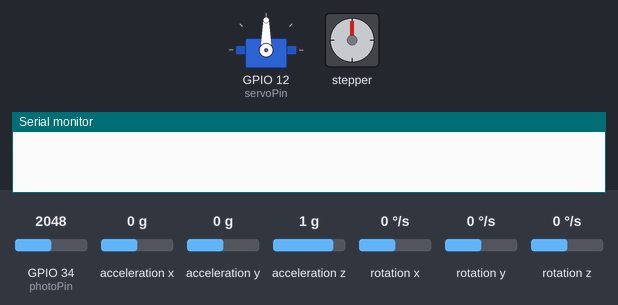
The sketch below on a simulated ESP32. Shown: servo, stepper motor, the last lines printed to the serial monitor. The inputs (shaded band) are chosen by the test bench; at power-on: rotation z 0 °/s, GPIO 34 (photoPin) = 2048, acceleration x 0 g, acceleration y 0 g, acceleration z 1 g, rotation x 0 °/s, rotation y 0 °/s. Stepper angles assume 2048 steps per turn.

Above: at 3.2 s.
3.3 s: rotation z set to -192 °/s
At 4.0 s:
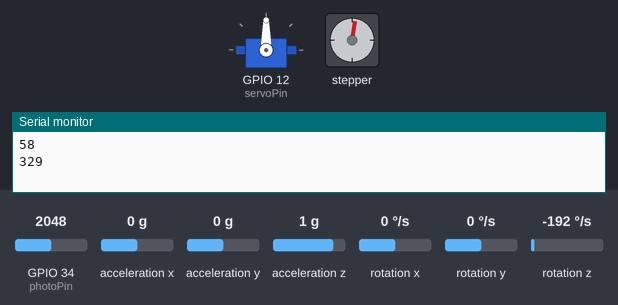
At 5.8 s:
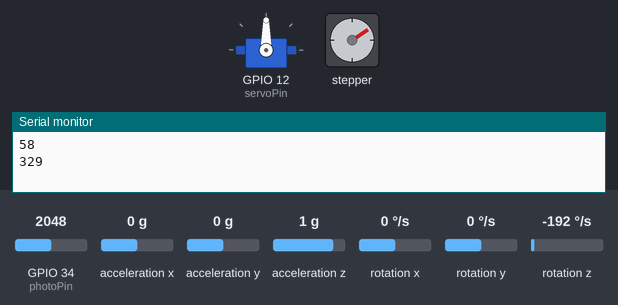
Timing chart, 0 to 21.3 s (numbered marks = the images above; inputs shaded):
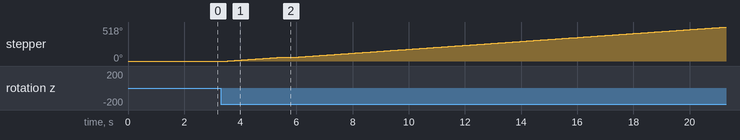

The sketch:

stepper-servo.ino
```cpp
#include <Stepper.h>
#include <Wire.h>
#include <MPU6050_light.h>
#include <ESP32Servo.h>

Servo myservo;

int pos = 0;
int state = 0;
// Recommended PWM GPIO pins on the ESP32 include 2,4,12-19,21-23,25-27,32-33
int servoPin = 12;
int photoPin = 34;

MPU6050 mpu(Wire);
unsigned long timer1 = 0;
unsigned long timer2 = 0;

const int stepsPerRevolution = 2048;

int light_thres = 2500;

// ULN2003 Motor Driver Pins
#define IN1 19
#define IN2 18
#define IN3 5
#define IN4 17

// initialize the stepper library
Stepper stepper(stepsPerRevolution, IN1, IN3, IN2, IN4);

int x_rot;
int x_accel;

int prev_z = 0;

void setup() {
  Serial.begin(115200);
  stepper.setSpeed(5);
  Wire.begin();
  byte status = mpu.begin();
  delay(1000);
  mpu.calcOffsets(); // gyro and accelero
  ESP32PWM::allocateTimer(0);
	ESP32PWM::allocateTimer(1);
	ESP32PWM::allocateTimer(2);
	ESP32PWM::allocateTimer(3);
	myservo.setPeriodHertz(50);
	myservo.attach(servoPin, 500, 2400);
}

void loop() {
  int photo_value = analogRead(photoPin);
  mpu.update();
  if ((millis() - timer1) > 500) {
    int difference = prev_z - mpu.getAngleZ();

    if(difference > 10 || difference < -10){
      int steps = stepsPerRevolution*difference/360;
      Serial.println(difference);
      Serial.println(steps);
      stepper.step(steps);
    }

    prev_z = mpu.getAngleZ();
    timer1 = millis();
    }

    // if((millis() - timer2) > 10){
    //   Serial.print("Z : ");
    //   Serial.println(mpu.getAngleZ());
    // }

  if(photo_value < light_thres){ //open flower
    state = 1;
  }
  else{
    state = 2; //close flower
  }

  if(state == 1){
    pos += 1;
    if(pos >= 180){
      state = 0;
      pos = 180;
    }
  }
  else if(state == 2){
    pos -= 1;
    if(pos <= 0){
      state = 0;
      pos = 0;
    }
  }

  // Serial.println(state);
  // Serial.println(photo_value);
  // Serial.println(pos);
  // myservo.write(pos);
  delay(100);
}
```

Measured:
- after the input at 3.3 s, stepper: turns 57° clockwise in 1.9 s, then 461° clockwise in 15.3 s
